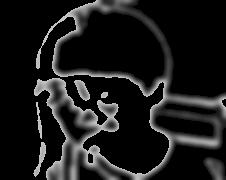
#> input picture test.jpg, 226 x 180 px, given in place of the camera
$ python image_filters.py   (older library calls are emulated)
#> lines starting #> are read from the running program, lines starting #| are printed output that depends on the picture
import cv2
from PIL import Image, ImageTk
import numpy as np
import math
from sklearn.cluster import MiniBatchKMeans
import colorsys
last_img = 0
def start(cap):
    while(True):
        # 擷取影像
        ret, frame = cap.read()
#> frame is the input picture: shape (180, 226, 3); min 0, max 238, mean 27.3
        if not ret:
            print("Can't receive frame (stream end?). Exiting ...")
            break

        # 彩色轉灰階
        # img = cv2.cvtColor(frame, cv2.COLOR_BGR2RGB)
        new_img = transform(frame)

        # 顯示圖片
        cv2.imshow('live', new_img)

        # 按下 q 鍵離開迴圈
        if cv2.waitKey(1) == ord('q'):
            break


# [560 lines left out: functions apply_zoom_in, apply_zoom_out, apply_flip_right_to_left, apply_flip_top_to_down, apply_show_image_difference, apply_enlarge_line_effect and 17 more, not called in this run]


def apply_dreamy_effect(img, blend_alpha=0.5):
    # 加载图像
#> called with blend_alpha = 0.5
    image = img
    # 将图像转换为浮点数格式
    image = image.astype(float) / 255.0
    # 应用高斯模糊以减少噪声
    blurred = cv2.GaussianBlur(image, (7, 7), 0)
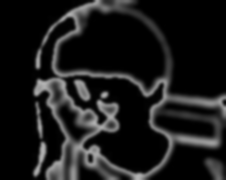
#> blurred: shape (180, 226, 3) float64; min 0, max 0.705, mean 0.107
    # 将图像与模糊图像混合
    dreamy = cv2.addWeighted(image, 1 - blend_alpha, blurred, blend_alpha, 0)
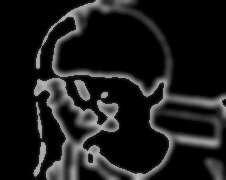
#> dreamy: shape (180, 226, 3) float64; min 0, max 0.735, mean 0.107
    return dreamy


# [306 lines left out: functions apply_pencil_sketch, apply_pixelate, apply_cartoonize, apply_gaussian_blur, apply_halftone, apply_color_splash and 7 more, not called in this run]

def transform(img):
    """
    Test the function to do the filter.

    Parameters:
    - img: OpenCV image (BGR format)

    Returns:
    - img: Image with testing filter (BGR format)
    """
    global last_img
    # [21 lines of commented-out code are left out]
    img = apply_dreamy_effect(img)
    # [13 lines of commented-out code are left out]
    return img
if __name__ == "__main__":
    print('hello')
    cap = cv2.VideoCapture(0)
    width=640
    height=480
    cap.set(3, width)  # Set width
    cap.set(4, height)  # Set height

    start(cap)
#> (key q is pressed here)
